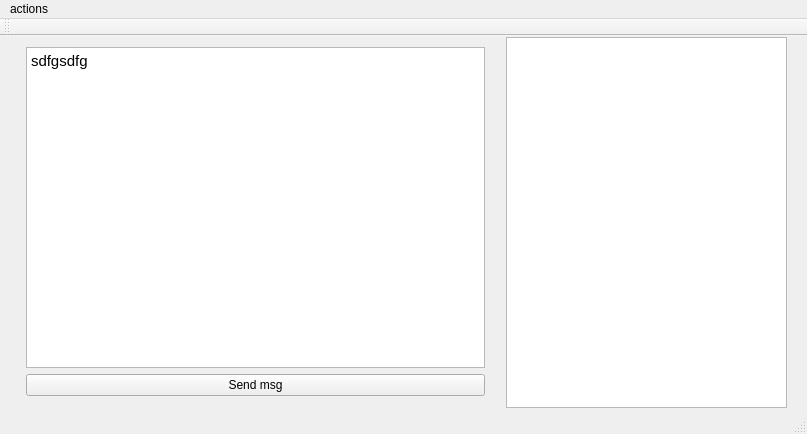
<?xml version="1.0" encoding="UTF-8"?>
<ui version="4.0">
 <class>MainWindow</class>
 <widget class="QMainWindow" name="MainWindow">
  <property name="geometry">
   <rect>
    <x>0</x>
    <y>0</y>
    <width>807</width>
    <height>434</height>
   </rect>
  </property>
  <property name="windowTitle">
   <string>MainWindow</string>
  </property>
  <widget class="QWidget" name="centralWidget">
   <widget class="QWidget" name="layoutWidget">
    <property name="geometry">
     <rect>
      <x>15</x>
      <y>0</y>
      <width>481</width>
      <height>371</height>
     </rect>
    </property>
    <layout class="QVBoxLayout" name="verticalLayout">
     <item>
      <widget class="QTextBrowser" name="chatMessages">
       <property name="html">
        <string>&lt;!DOCTYPE HTML PUBLIC &quot;-//W3C//DTD HTML 4.0//EN&quot; &quot;http://www.w3.org/TR/REC-html40/strict.dtd&quot;&gt;
&lt;html&gt;&lt;head&gt;&lt;meta name=&quot;qrichtext&quot; content=&quot;1&quot; /&gt;&lt;style type=&quot;text/css&quot;&gt;
p, li { white-space: pre-wrap; }
&lt;/style&gt;&lt;/head&gt;&lt;body style=&quot; font-family:'Ubuntu'; font-size:11pt; font-weight:400; font-style:normal;&quot;&gt;
&lt;p style=&quot; margin-top:0px; margin-bottom:0px; margin-left:0px; margin-right:0px; -qt-block-indent:0; text-indent:0px;&quot;&gt;sdfgsdfg&lt;/p&gt;&lt;/body&gt;&lt;/html&gt;</string>
       </property>
      </widget>
     </item>
     <item>
      <widget class="QPushButton" name="sendMsgButton">
       <property name="enabled">
        <bool>true</bool>
       </property>
       <property name="text">
        <string>Send msg</string>
       </property>
      </widget>
     </item>
    </layout>
   </widget>
   <widget class="QTextBrowser" name="textBrowser">
    <property name="geometry">
     <rect>
      <x>506</x>
      <y>1</y>
      <width>281</width>
      <height>371</height>
     </rect>
    </property>
   </widget>
  </widget>
  <widget class="QMenuBar" name="menuBar">
   <property name="geometry">
    <rect>
     <x>0</x>
     <y>0</y>
     <width>807</width>
     <height>22</height>
    </rect>
   </property>
   <widget class="QMenu" name="menumessager">
    <property name="title">
     <string>actions</string>
    </property>
    <addaction name="addNewFriend"/>
   </widget>
   <addaction name="menumessager"/>
  </widget>
  <widget class="QToolBar" name="mainToolBar">
   <attribute name="toolBarArea">
    <enum>TopToolBarArea</enum>
   </attribute>
   <attribute name="toolBarBreak">
    <bool>false</bool>
   </attribute>
  </widget>
  <widget class="QStatusBar" name="statusBar"/>
  <action name="addNewFriend">
   <property name="text">
    <string>Add new user</string>
   </property>
  </action>
 </widget>
 <layoutdefault spacing="6" margin="11"/>
 <resources/>
 <connections/>
</ui>
